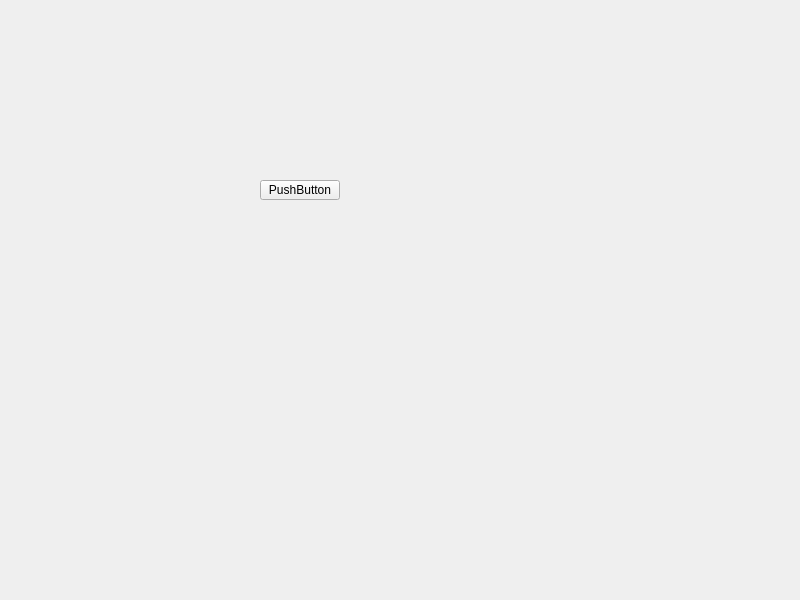
<?xml version="1.0" encoding="UTF-8"?>
<ui version="4.0">
 <class>Widget</class>
 <widget class="QWidget" name="Widget">
  <property name="geometry">
   <rect>
    <x>0</x>
    <y>0</y>
    <width>800</width>
    <height>600</height>
   </rect>
  </property>
  <property name="windowTitle">
   <string>Widget</string>
  </property>
  <widget class="QPushButton" name="pushButton">
   <property name="geometry">
    <rect>
     <x>260</x>
     <y>180</y>
     <width>80</width>
     <height>20</height>
    </rect>
   </property>
   <property name="text">
    <string>PushButton</string>
   </property>
  </widget>
 </widget>
 <resources/>
 <connections/>
</ui>
